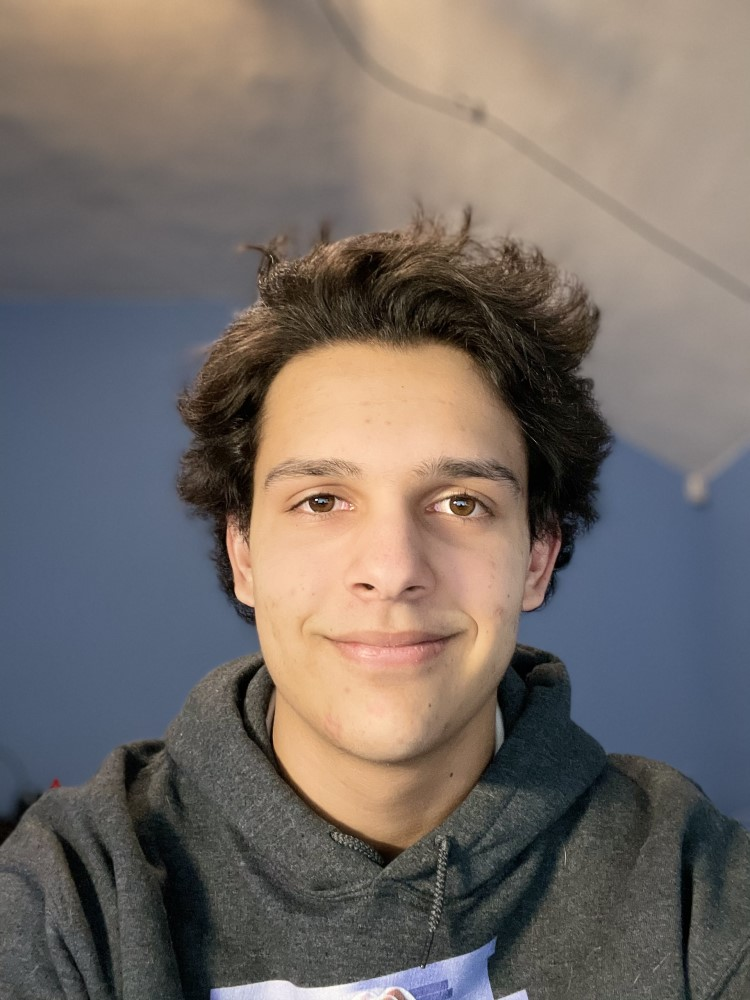
#> input picture test.jpg, 750 x 1000 px
$ python edge_detection.py
#> lines starting #> are read from the running program, lines starting #| are printed output that depends on the picture
import cv2
import time
import numpy as np

img = cv2.imread('test.jpg')
#> img is the input picture: shape (1000, 750, 3); mean B, G, R 102.9, 108.2, 116.9

# cv2.imshow('Original', img)
# cv2.waitKey(0)


img_gray = cv2.cvtColor(img, cv2.COLOR_BGR2GRAY)
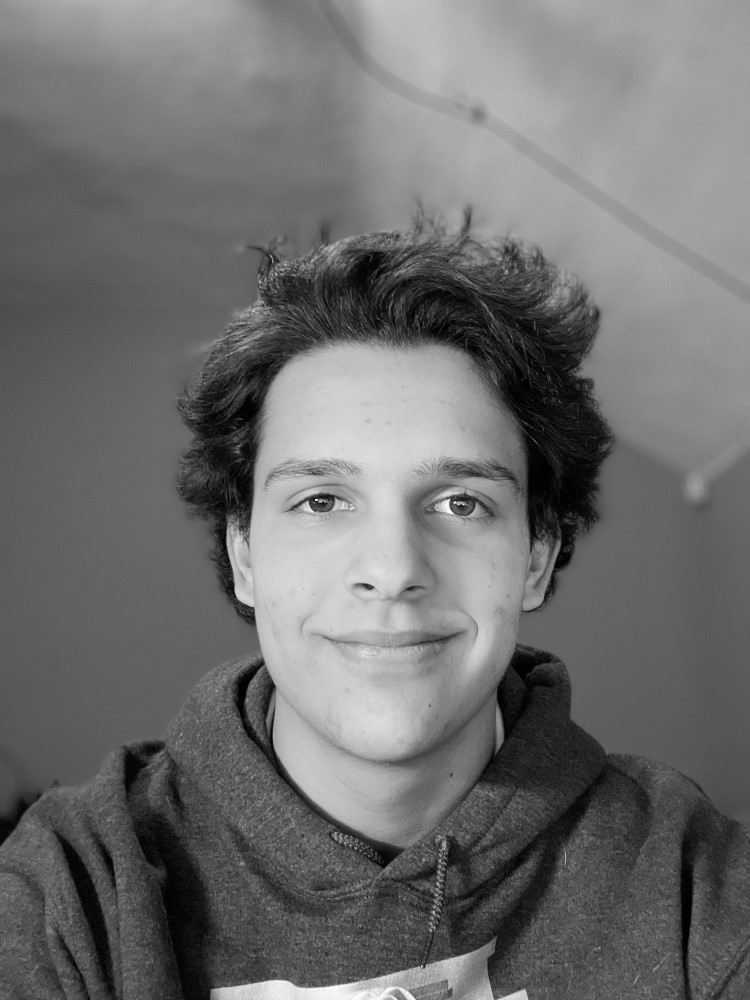
#> img_gray: shape (1000, 750); min 0, max 255, mean 110.2

img = cv2.GaussianBlur(img_gray, (13,13), 0)
#> img: shape (1000, 750)


edges = cv2.Canny(image=img, threshold1=0, threshold2=0) # Canny Edge Detection
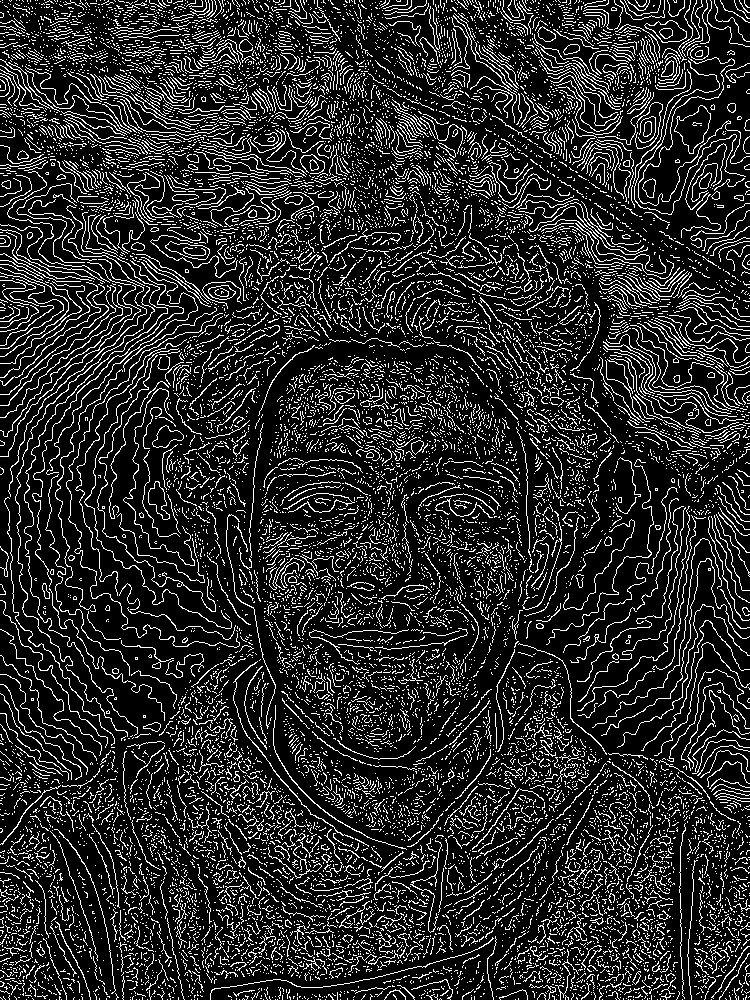
#> edges: shape (1000, 750); 16.2% white in thin lines or dots

for i in range(10,150,10):

    edges = np.concatenate((edges, cv2.Canny(image=img, threshold1=0, threshold2=i)), axis=1)
#> this loop made 14 passes
#> pass 1, `edges = np.concatenate((edges, cv2.Canny(image=img, threshold1=0, thre..`:
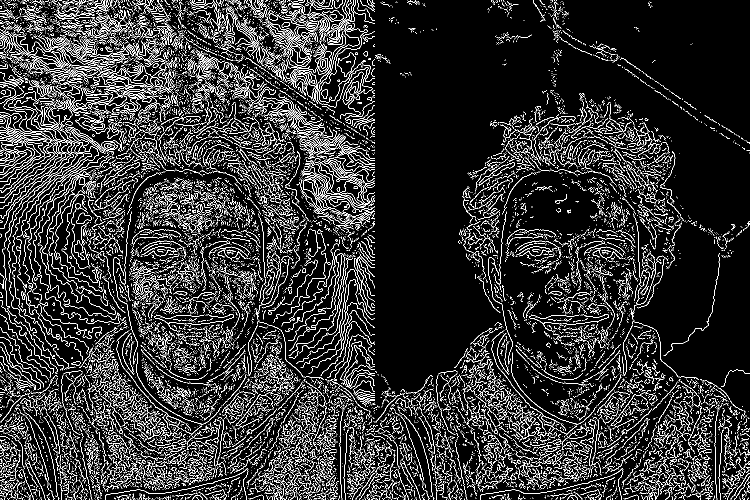
#> edges: shape (1000, 1500) (shown at 1/2 size); 11.6% white in thin lines or dots
#> after the loop:
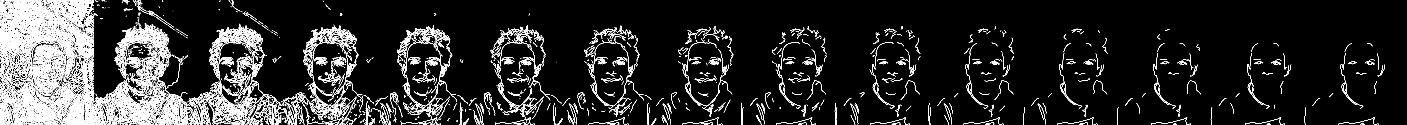
#> edges: shape (1000, 11250) (shown at 1/8 size); 2.9% white in thin lines or dots

row = edges
for i in range(10,150,10):
    edges = cv2.Canny(image=img, threshold1=i, threshold2=0) # Canny Edge Detection

    for j in range(10,150,10):
        edges = np.concatenate((edges, cv2.Canny(image=img, threshold1=i, threshold2=j)), axis=1)


    row = np.concatenate((row, edges), axis=0)
#> this loop made 14 passes
#> pass 1, `edges = cv2.Canny(image=img, threshold1=i, threshold2=0)`:
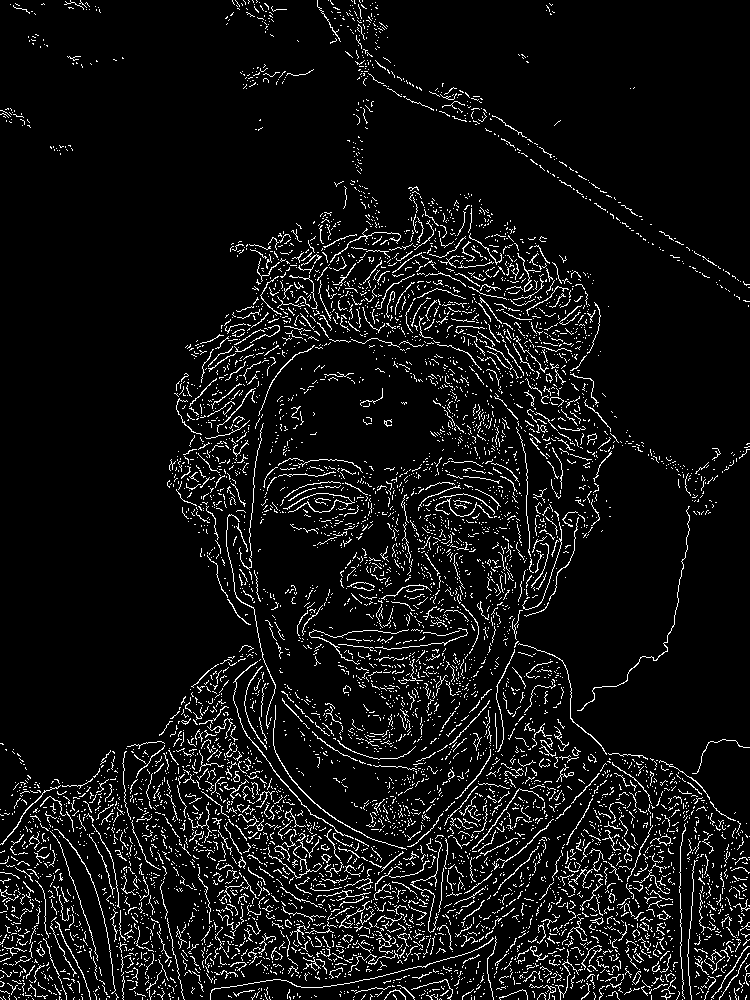
#> edges: shape (1000, 750); 7% white in thin lines or dots
#> pass 1, `row = np.concatenate((row, edges), axis=0)`:
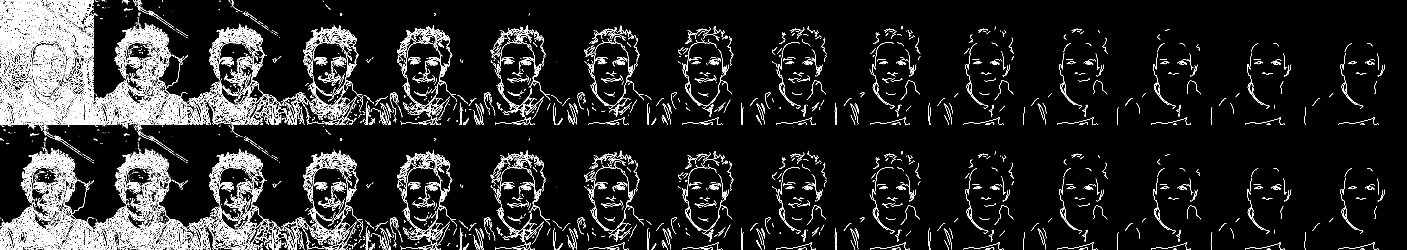
#> row: shape (2000, 11250) (shown at 1/8 size); 2.6% white in thin lines or dots
#> pass 2, `row = np.concatenate((row, edges), axis=0)`:
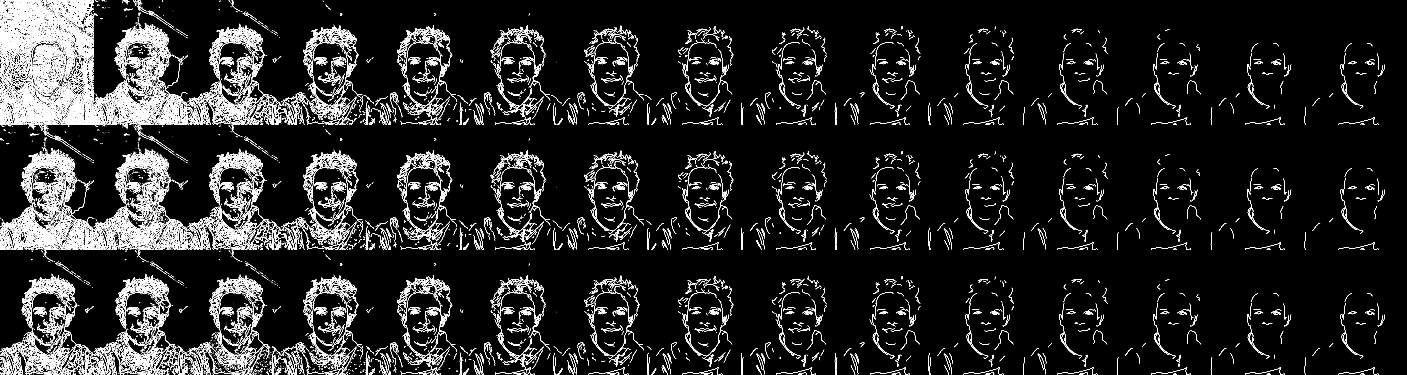
#> row: shape (3000, 11250) (shown at 1/8 size); 2.4% white in thin lines or dots

# [9 lines of commented-out code are left out]

cv2.imwrite("out.jpg", row)
